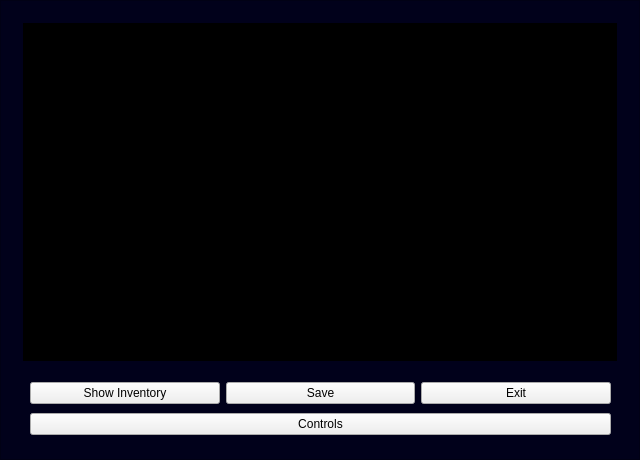
<?xml version="1.0" encoding="UTF-8"?>
<ui version="4.0">
 <class>MapTable</class>
 <widget class="QWidget" name="MapTable">
  <property name="geometry">
   <rect>
    <x>0</x>
    <y>0</y>
    <width>640</width>
    <height>460</height>
   </rect>
  </property>
  <property name="windowTitle">
   <string>Map</string>
  </property>
  <property name="windowIcon">
   <iconset resource="../resources/resfile.qrc">
    <normaloff>:/res/images/bush.png</normaloff>:/res/images/bush.png</iconset>
  </property>
  <property name="styleSheet">
   <string notr="true"/>
  </property>
  <widget class="QTableWidget" name="tableWidget">
   <property name="geometry">
    <rect>
     <x>23</x>
     <y>23</y>
     <width>594</width>
     <height>338</height>
    </rect>
   </property>
   <property name="autoScroll">
    <bool>true</bool>
   </property>
   <property name="editTriggers">
    <set>QAbstractItemView::NoEditTriggers</set>
   </property>
   <property name="tabKeyNavigation">
    <bool>false</bool>
   </property>
   <property name="showDropIndicator" stdset="0">
    <bool>false</bool>
   </property>
   <property name="dragDropOverwriteMode">
    <bool>false</bool>
   </property>
   <property name="selectionMode">
    <enum>QAbstractItemView::NoSelection</enum>
   </property>
   <property name="showGrid">
    <bool>false</bool>
   </property>
   <property name="gridStyle">
    <enum>Qt::NoPen</enum>
   </property>
   <property name="cornerButtonEnabled">
    <bool>false</bool>
   </property>
   <attribute name="horizontalHeaderVisible">
    <bool>false</bool>
   </attribute>
   <attribute name="horizontalHeaderDefaultSectionSize">
    <number>16</number>
   </attribute>
   <attribute name="horizontalHeaderMinimumSectionSize">
    <number>16</number>
   </attribute>
   <attribute name="verticalHeaderVisible">
    <bool>false</bool>
   </attribute>
   <attribute name="verticalHeaderDefaultSectionSize">
    <number>16</number>
   </attribute>
   <attribute name="verticalHeaderMinimumSectionSize">
    <number>16</number>
   </attribute>
  </widget>
  <widget class="QGraphicsView" name="graphicsView">
   <property name="geometry">
    <rect>
     <x>0</x>
     <y>0</y>
     <width>640</width>
     <height>460</height>
    </rect>
   </property>
   <property name="styleSheet">
    <string notr="true">background-color: rgb(1, 1, 27);</string>
   </property>
  </widget>
  <widget class="QGraphicsView" name="graphicsView_2">
   <property name="geometry">
    <rect>
     <x>23</x>
     <y>23</y>
     <width>594</width>
     <height>338</height>
    </rect>
   </property>
   <property name="styleSheet">
    <string notr="true">background-color: rgb(0, 0, 0, 1);</string>
   </property>
  </widget>
  <widget class="QWidget" name="">
   <property name="geometry">
    <rect>
     <x>30</x>
     <y>379</y>
     <width>581</width>
     <height>61</height>
    </rect>
   </property>
   <layout class="QVBoxLayout" name="verticalLayout">
    <item>
     <layout class="QHBoxLayout" name="horizontalLayout">
      <item>
       <widget class="QPushButton" name="inventoryButton">
        <property name="text">
         <string>Show Inventory</string>
        </property>
       </widget>
      </item>
      <item>
       <widget class="QPushButton" name="saveButton">
        <property name="text">
         <string>Save</string>
        </property>
       </widget>
      </item>
      <item>
       <widget class="QPushButton" name="exitButton">
        <property name="text">
         <string>Exit</string>
        </property>
       </widget>
      </item>
     </layout>
    </item>
    <item>
     <widget class="QPushButton" name="controlsButton">
      <property name="text">
       <string>Controls</string>
      </property>
     </widget>
    </item>
   </layout>
  </widget>
  <!--<zorder>graphicsView</zorder>-->
  <zorder>tableWidget</zorder>
  <!--<zorder>layoutWidget</zorder>-->
  <zorder>graphicsView_2</zorder>
  <!--<zorder>controlsButton</zorder>-->
 </widget>
 <resources>
  <include location="../resources/resfile.qrc"/>
 </resources>
 <connections/>
</ui>
